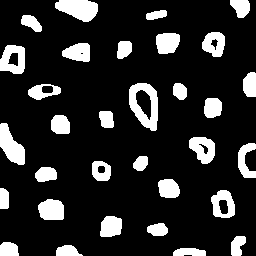
//> input picture OpenCV/OpenCV/Resources/bolhas2.png, 256 x 256 px
$ ./labeling   (built with g++ and OpenCV 4)
//> lines starting //> are read from the running program, lines starting //| are printed output that depends on the picture; after the words box and inside, x2 and y2 are one past the last pixel; in counts of white or black regions, pixels touching at a corner belong together
#include <iostream>
#include <opencv2/opencv.hpp>

using namespace cv;
using namespace std;

int main(int argc, char** argv){
    cv::Mat image, realce;
    int width, height;
    int nobjects, nobjectsBuraco;

    std::map<std::string, std::string> usedColors;

    Vec3b whiteColor(255,255,255);
    Vec3b redColor(0,0,255);
    Vec3b greenColor(0,255,0);
    Vec3b bgColor(100,100,100);
    Vec3b black(0,0,0);

    cv::Point p;

    string imgPath = "bolhas2.png";

    // Cria duas imagens e duas janelas
    image = cv::imread(imgPath,cv::IMREAD_COLOR);
//> image is the input picture: 256 rows x 256 cols, CV_8UC3; 16.5% white; 32 white regions, largest, box (x1, y1, x2, y2) and area: (129, 83, 158, 131) 789, (55, 0, 98, 22) 669, (0, 123, 25, 165) 613

    if(!image.data){
        std::cout << "imagem nao carregou corretamente\n";
        return(-1);
    }

    width=image.cols;
//> width = 256
    height=image.rows;
//> height = 256

    // Remove bolhas que tocam a borda superior
    for(int j=0; j<width; j++){
        if(image.at<Vec3b>(0,j) == whiteColor) {
            p.x=j;
            p.y=0;
            floodFill(image,p,Scalar(0,0,0));
        }
    }
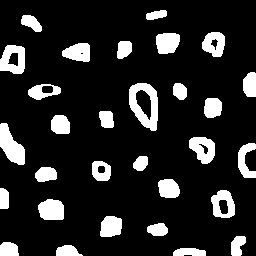
//> image: 256 rows x 256 cols, CV_8UC3; 15.1% white; 30 white regions, largest, box (x1, y1, x2, y2) and area: (129, 83, 158, 131) 789, (0, 123, 25, 165) 613, (0, 45, 25, 74) 521

    // Remove bolhas que tocam a borda lateral direita
    for(int i=0; i<height; i++){
        if(image.at<Vec3b>(i,width-1) == whiteColor){
            p.x=width-1;
            p.y=i;
            floodFill(image,p,Scalar(0,0,0));
        }
    }
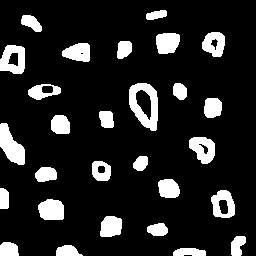
//> image: 256 rows x 256 cols, CV_8UC3; 14.1% white; 28 white regions, largest, box (x1, y1, x2, y2) and area: (129, 83, 158, 131) 789, (0, 123, 25, 165) 613, (0, 45, 25, 74) 521

    // Remove bolhas que tocam a borda inferior
    for(int j=0; j<width; j++){
        if(image.at<Vec3b>(height-1,j) == whiteColor){
            p.x=j;
            p.y=height-1;
            floodFill(image,p,Scalar(0,0,0));
        }
    }
//> this loop made 256 passes
//> pass 1, `floodFill(image,p,Scalar(0,0,0));`:
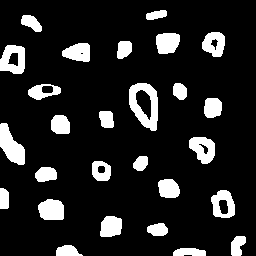
//> image: 256 rows x 256 cols, CV_8UC3; 13.7% white; 27 white regions, largest, box (x1, y1, x2, y2) and area: (129, 83, 158, 131) 789, (0, 123, 25, 165) 613, (0, 45, 25, 74) 521
//> after the loop:
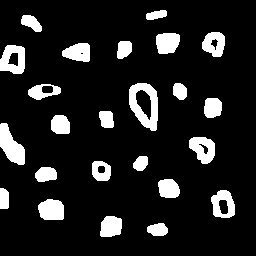
//> image: 256 rows x 256 cols, CV_8UC3; 12.7% white; 24 white regions, largest, box (x1, y1, x2, y2) and area: (129, 83, 158, 131) 789, (0, 123, 25, 165) 613, (0, 45, 25, 74) 521

    // Remove bolhas que tocam a borda lateral esquerda
    for(int i=0; i<height; i++){
        if(image.at<Vec3b>(i,0) == whiteColor){
            p.x=0;
            p.y=i;
            floodFill(image,p,Scalar(0,0,0));
        }
    }
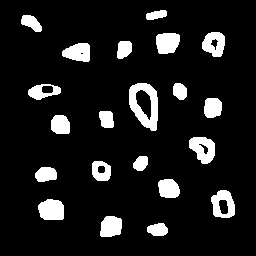
//> image: 256 rows x 256 cols, CV_8UC3; 10.7% white; 21 white regions, largest, box (x1, y1, x2, y2) and area: (129, 83, 158, 131) 789, (189, 137, 215, 164) 481, (38, 199, 64, 220) 467

    // Troca cor do fundo para diferenciar da cor interna das bolhas
    p.x=0; p.y=0;
//> after `p.y = 0`: p = Point(0, 0)
    floodFill(image,p,bgColor);
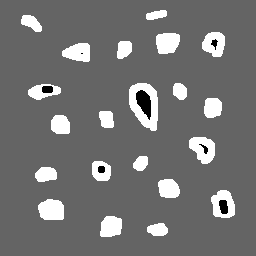
//> image: 256 rows x 256 cols, CV_8UC3; min 0, max 255, mean 115.7

    p.x=0;
    p.y=0;

    nobjects = 0 ;
    nobjectsBuraco = 0;

    // identificando bolhas e pintando com cores diferentes
    for(int i=0; i<height; i++){
        for(int j=0; j<width; j++){
            // Cor do ponto atual
            Vec3b pointColor = image.at<Vec3b>(i,j);
            // Cor do ponto anterior
            Vec3b previousColor = image.at<Vec3b>(i,j-1);

            p.x=j;
            p.y=i;

            // Achou uma bolha
            if(pointColor == whiteColor) {
                // Incrementa objeto
                nobjects++;

                // Pinta a borda da bolha com a cor verde
                cv::floodFill(image,p,greenColor);

            } else if(pointColor == black && previousColor == greenColor) { // Achou um buraco
                // Diminui o numero de objetos
                nobjects--;
                // Incrementa numero de objetos com buraco
                nobjectsBuraco++;

                // Pinta o buraco com a cor do bg
                floodFill(image,p,bgColor);

                p.x = j-1;
                p.y = i;

                // Pinta a borda com a cor vermelha
                floodFill(image,p,redColor);
            } else if(pointColor == black) {
                // Segundo ou outro buraco de uma bolha que já foi computada com buraco,
                // ou seja, só pinta este buraco com a cor do background
                floodFill(image,p,bgColor);
            }

            // Ps.: Para os casos com dois buracos, o algoritmo só irá ignorar, pois para definir como uma bolha com buraco,
            // ela checa se no pixel anterior ao buraco temos uma borda verde, porém ao passar pelo primeiro buraco, ela será pintada de vermelha
            // Sendo assim, este buraco será ignorado.
        }
    }
//> this loop made 256 passes
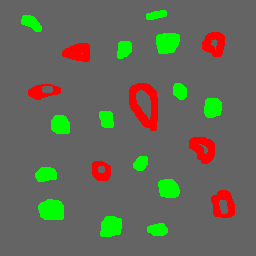
//> image: 256 rows x 256 cols, CV_8UC3; 11.61% of pixels changed, all inside (x1, y1, x2, y2) = (21, 10, 235, 237)
//> after the loop, nobjects = 14; nobjectsBuraco = 7

    std::cout << "a figura tem " << nobjects << " bolhas sem buraco\n";
//| a figura tem 14 bolhas sem buraco
    std::cout << "a figura tem " << nobjectsBuraco << " bolhas com buraco\n";
//| a figura tem 7 bolhas com buraco

    cv::imshow("image", image);
    cv::imwrite("labeling.png", image);

    cv::waitKey();

    return 0;
}
